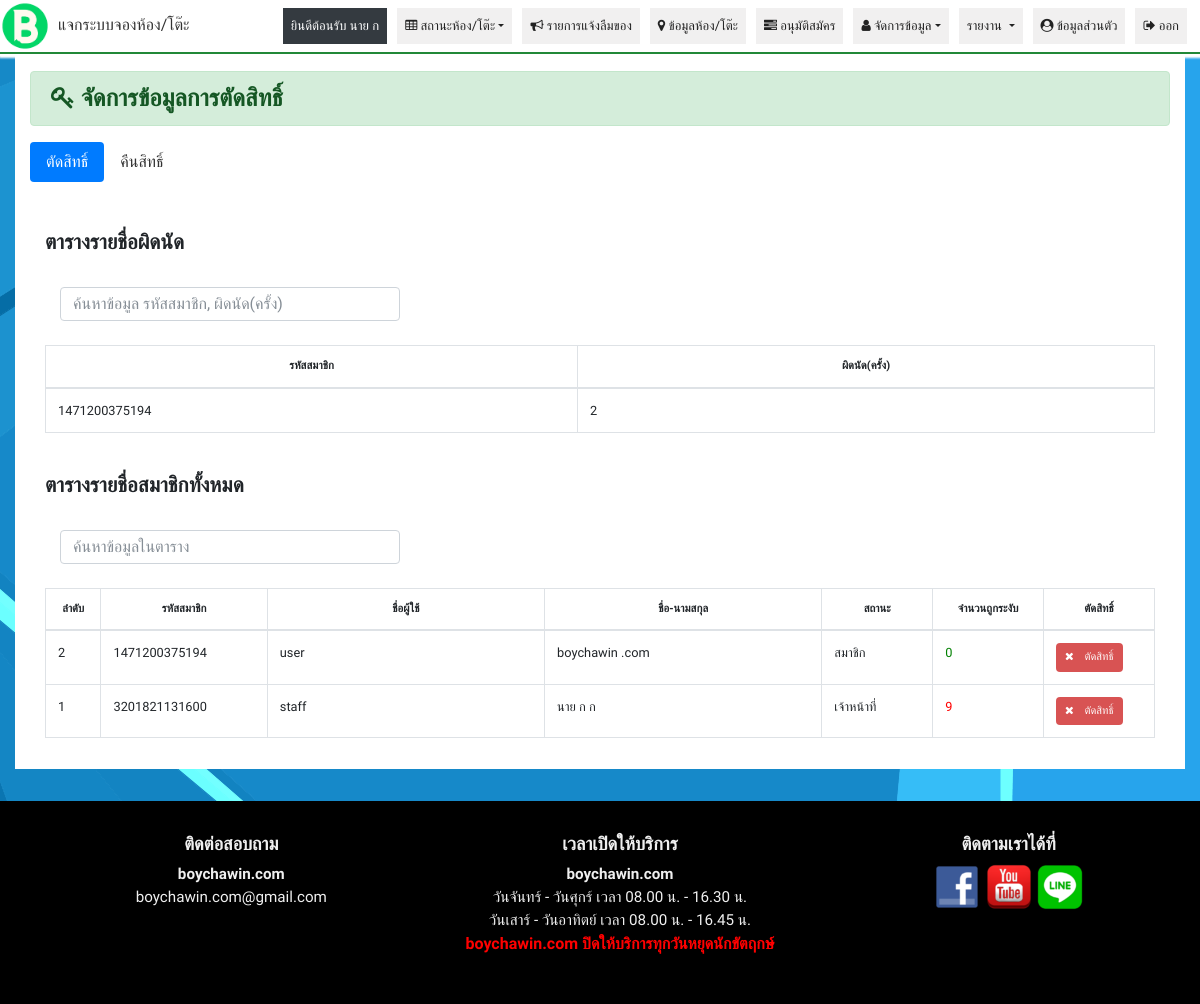
Screenshot of /pages/admin.php?tab=17 (signed in) with the database file from the repository.
### tables this page shows
CREATE TABLE `employee` (
  `id` int(11) NOT NULL,
  `staff_id` bigint(20) NOT NULL,
  `title` varchar(20) NOT NULL,
  `fname` varchar(150) NOT NULL,
  `lname` varchar(150) NOT NULL,
  `username` varchar(70) NOT NULL,
  `password` varchar(250) NOT NULL,
  `position` varchar(100) NOT NULL,
  `location` varchar(255) NOT NULL,
  `ins` varchar(100) DEFAULT NULL,
  `email` varchar(200) NOT NULL,
  `country_code` varchar(100) NOT NULL,
  `phone` int(10) NOT NULL,
  `Faculty` varchar(100) NOT NULL,
  `field_study` varchar(255) DEFAULT NULL,
  `supervisor` varchar(200) DEFAULT NULL,
  `staff_level` enum('supervisor','non-supervisor','non','noadmin') DEFAULT NULL,
  `date_registered` date NOT NULL,
  `total_reject` varchar(100) NOT NULL,
  `day_reject` varchar(100) NOT NULL,
  `day_rejectend` varchar(100) NOT NULL
);

### pages/C1inform.php (the view, shortened to what this page needs)
<?php if (isset($_SESSION['admin-user']) && $_SESSION['admin-user'] !== '') { ?>
<div class="row">
    <div class="col-lg-12">
        <h3 class="alert alert-success" class="page-header alert btn-info"><i class="fa fa-key"></i>
            จัดการข้อมูลการตัดสิทธิ์</h3>
    </div>
</div>
<div class="table-responsive">
    <ul class="nav nav-pills" id="myTab">
        <li class="nav-item"><a class="nav-link active" href="#inbox" data-toggle="tab">ตัดสิทธิ์</a></li>
        <li class="nav-item"><a class="nav-link" href="#create" data-toggle="tab">คืนสิทธิ์</a></li>
    </ul>
    <div class="tab-content">
        <div class="tab-pane active" id="inbox">
            <div class="col-lg-12">
                <br />
                <?php
                    $mysqli = connect();
                    $sql = 'SELECT * FROM employee ORDER BY id DESC ';
                    $result = $mysqli->query($sql);
                    ?>
                <div class="panel-body">
                    <div class="dataTable_wrapper">
                        <div> <span class="extra-sm"> </span>
                            <?php
                                $db_con = connect();
                                $arr = [];
                                $sql = "SELECT employee.staff_id, booking_applications.*
               FROM `booking_applications`
               INNER JOIN `employee` ON booking_applications.staff_id = employee.staff_id";
                                $qry = mysqli_query($db_con, $sql);
                                while ($row = mysqli_fetch_array($qry)) {
                                    if ($row['status'] == 'reject') {
                                        $expire_qty = 0;
                                        if (
                                            $row['date_requested'] >=
                                            date('Y-m-d H:i:s')
                                        ) {
                                            $active_qty = 1;
                                        } else {
                                            $expire_qty = 1;
                                        }
                                        if (
                                            isset(
                                                $arr[$row['staff_id']]['expire']
                                            )
                                        ) {
                                            $expire_qty +=
                                                $arr[$row['staff_id']][
                                                    'expire'
                                                ];
                                        }
                                        $arr[$row['staff_id']]['name'] =
                                            $row['staff_id'];
                                        $arr[$row['staff_id']][
                                            'expire'
                                        ] = $expire_qty;
                                    }
                                }
                                if (!empty($arr)) {
                                    echo '  <br><h5 class="extra-sm"> ตารางรายชื่อผิดนัด   </h5> <br>
           <div class="col-lg-4">
           <input  class="form-control"id="myInput1" type="text" placeholder="ค้นหาข้อมูล รหัสสมาชิก, ผิดนัด(ครั้ง)"><br>
           </div>
           <table class="table table-bordered table-responsive-sm w-100" id="myTable1">
           <thead class="extra-sm">
           <tr>
               <th width="10%" >รหัสสมาชิก</th>
               <th width="11%">ผิดนัด(ครั้ง)</th>
           </tr>
       </thead>';
                                    foreach ($arr as $k => $v) {
                                        echo '<tr>';
                                        foreach ($v as $k2 => $v2) {
                                            $value = $arr[$k][$k2];
                                            echo '<td>' . $value . '</td>';
                                        }
                                        echo '</tr>';
                                    }
                                    echo '</table>';
                                }
                                ?>
                        </div>
                        <br>
                        <h5 class="extra-sm"> ตารางรายชื่อสมาชิกทั้งหมด </h5> <br>
                        <div class="col-lg-4">
                            <input class="form-control" id="myInput" type="text" placeholder="ค้นหาข้อมูลในตาราง"><br>
                        </div>
                        <table class="table table-bordered table-responsive-sm w-100" id="myTable">
                            <thead class='extra-sm'>
                                <tr>
                                    <th width="5%">ลำดับ</th>
                                    <th width="15%">รหัสสมาชิก</th>
                                    <th width="25%">ชื่อผู้ใช้</th>
                                    <th width="25%">ชื่อ-นามสกุล</th>
                                    <th width="10%">สถานะ</th>
                                    <th width="10%">จำนวนถูกระงับ</th>
                                    <th width="10%">ตัดสิทธิ์</th>
                                </tr>
                            </thead>
                            <tbody>
                                <?php while (
                                        $rs = $result->fetch_object()
                                    ) {
                                        if (
                                            $rs->staff_level != '' &&
                                            $rs->staff_level != 'non'
                                        ) { ?>
                                <tr>
                                    <td><?php echo $rs->id; ?> </td>
                                    <td><?php echo $rs->staff_id; ?></td>
                                    <td><?php echo $rs->username; ?></td>
                                    <td><?php echo $rs->fname; ?>&nbsp;<?php echo $rs->lname; ?></td>
                                    <td class="center"><?php
                                                if (
                                                    $rs->staff_level ==
                                                    'non-supervisor'
                                                ) {
                                                    echo 'สมาชิก';
                                                }
                                                if (
                                                    $rs->staff_level ==
                                                    'supervisor'
                                                ) {
                                                    echo 'เจ้าหน้าที่';
                                                }
                                                ?></td>
                                    <td class="center"><?php
                                                if ($rs->total_reject == '0') {
                                                    echo "<font color='green'> $rs->total_reject </font>";
                                                }
                                                if ($rs->total_reject >= '1') {
                                                    echo "<font color='red'> $rs->total_reject </font>";
                                                }
                                                ?>
                                    </td>
                                    <td class="center"><?php if (
                                                    $rs->staff_level ==
                                                    'supervisor'
                                                ) { ?>
                                        <form method="post" action="../pages/admin.php?tab=26">
                                            <button class='btn danger-btn' title="Edit" name="admin" type="submit"
                                                onclick="return confirm('คุณต้องการตัดสิทธิ์ที่เลือกใช่หรือไม')"><i
                                                    class='fa fa-remove pr-2'></i> ตัดสิทธิ์ </button>
                                        </form>
                                        <?php } elseif (
                                                    $rs->staff_level ==
                                                    'non-supervisor'
                                                ) { ?>
                                        <form method="post" action="../pages/admin.php?tab=26">
                                            <button class='btn danger-btn' title="Edit" name="admin" type="submit"
                                                onclick="return confirm('คุณต้องการตัดสิทธิ์ที่เลือกใช่หรือไม')"><i
                                                    class='fa fa-remove pr-2'></i> ตัดสิทธิ์ </button>
                                        </form>
                                        <?php } ?>
                                    </td>
                                </tr>
                                <?php }
                                    } ?>
                            </tbody>
                        </table>
                    </div>
                </div>
            </div>
        </div>
    </div>
</div>
</div>
<?php }else{?>
<h6>คุณไม่มีสิทธิ์เข้าถึงข้อมูลนี้</h6>
<?php } ?>

### pages/css/main.css (style rules this page uses)
html { font-family: 'Sarabun', sans-serif; font-size: 16px; box-sizing: border-box; }
div { font-family: 'Sarabun', sans-serif; }
body { background-color: #ffffff; font-family: 'Sarabun', sans-serif; }
th { font-size: 0.8em; }
.btn.danger-btn { background-color: rgba(200, 10, 10, 0.7); color: #fff; padding: 5px 8px; font-size: 11px; }
thead { text-align: center; }
h3 { font-size: 1.5em; }
h5 { font-size: 1.3em; }
h1, h2, h3, h4, h5, h6 { font-weight: bold; }
th { font-size: 0.7em; }
td { font-size: 0.8em; }
input { background-color: rgba(200, 200, 200, 0.15); border: 1.5px solid rgba(190, 190, 190, 0.7); height: 34px; border-radius: 2px; line-height: 1.500; padding: 8px; width: auto; }
.nav-link { width: auto; }
a { color: #333; font-size: 16px; }

### rows the page displays
employee: id "2", staff "1471200375194", username "user", fname "boychawin", lname ".com", staff_level "สมาชิก", total_reject "0"
employee: id "1", staff "3201821131600", username "staff", fname "นาย ก", lname "ก", staff_level "เจ้าหน้าที่", total_reject "9"

### other values shown
$admin_username "นาย ก"
$value "1471200375194"
$value "2"
